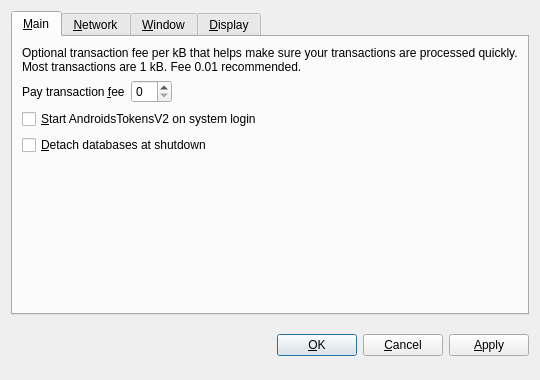
<?xml version="1.0" encoding="UTF-8"?>
<ui version="4.0">
 <class>OptionsDialog</class>
 <widget class="QDialog" name="OptionsDialog">
  <property name="geometry">
   <rect>
    <x>0</x>
    <y>0</y>
    <width>540</width>
    <height>380</height>
   </rect>
  </property>
  <property name="windowTitle">
   <string>Options</string>
  </property>
  <property name="modal">
   <bool>true</bool>
  </property>
  <layout class="QVBoxLayout" name="verticalLayout">
   <item>
    <widget class="QTabWidget" name="tabWidget">
     <property name="tabPosition">
      <enum>QTabWidget::North</enum>
     </property>
     <property name="currentIndex">
      <number>0</number>
     </property>
     <widget class="QWidget" name="tabMain">
      <attribute name="title">
       <string>&amp;Main</string>
      </attribute>
      <layout class="QVBoxLayout" name="verticalLayout_Main">
       <item>
        <widget class="QLabel" name="transactionFeeInfoLabel">
         <property name="text">
          <string>Optional transaction fee per kB that helps make sure your transactions are processed quickly. Most transactions are 1 kB. Fee 0.01 recommended.</string>
         </property>
         <property name="textFormat">
          <enum>Qt::PlainText</enum>
         </property>
         <property name="wordWrap">
          <bool>true</bool>
         </property>
        </widget>
       </item>
       <item>
        <layout class="QHBoxLayout" name="horizontalLayout_Main">
         <item>
          <widget class="QLabel" name="transactionFeeLabel">
           <property name="text">
            <string>Pay transaction &amp;fee</string>
           </property>
           <property name="textFormat">
            <enum>Qt::PlainText</enum>
           </property>
           <property name="buddy">
            <cstring>transactionFee</cstring>
           </property>
          </widget>
         </item>
         <item>
          <widget class="BitcoinAmountField" name="transactionFee"/>
         </item>
         <item>
          <spacer name="horizontalSpacer_Main">
           <property name="orientation">
            <enum>Qt::Horizontal</enum>
           </property>
           <property name="sizeHint" stdset="0">
            <size>
             <width>40</width>
             <height>20</height>
            </size>
           </property>
          </spacer>
         </item>
        </layout>
       </item>
       <item>
        <widget class="QCheckBox" name="bitcoinAtStartup">
         <property name="toolTip">
          <string>Automatically start AndroidsTokensV2 after logging in to the system.</string>
         </property>
         <property name="text">
          <string>&amp;Start AndroidsTokensV2 on system login</string>
         </property>
        </widget>
       </item>
       <item>
        <widget class="QCheckBox" name="detachDatabases">
         <property name="toolTip">
          <string>Detach block and address databases at shutdown. This means they can be moved to another data directory, but it slows down shutdown. The wallet is always detached.</string>
         </property>
         <property name="text">
          <string>&amp;Detach databases at shutdown</string>
         </property>
        </widget>
       </item>
       <item>
        <spacer name="verticalSpacer_Main">
         <property name="orientation">
          <enum>Qt::Vertical</enum>
         </property>
         <property name="sizeHint" stdset="0">
          <size>
           <width>20</width>
           <height>40</height>
          </size>
         </property>
        </spacer>
       </item>
      </layout>
     </widget>
     <widget class="QWidget" name="tabNetwork">
      <attribute name="title">
       <string>&amp;Network</string>
      </attribute>
      <layout class="QVBoxLayout" name="verticalLayout_Network">
       <item>
        <widget class="QCheckBox" name="mapPortUpnp">
         <property name="toolTip">
          <string>Automatically open the AndroidsTokensV2 client port on the router. This only works when your router supports UPnP and it is enabled.</string>
         </property>
         <property name="text">
          <string>Map port using &amp;UPnP</string>
         </property>
        </widget>
       </item>
       <item>
        <widget class="QCheckBox" name="connectSocks">
         <property name="toolTip">
          <string>Connect to the AndroidsTokensV2 network through a SOCKS proxy (e.g. when connecting through Tor).</string>
         </property>
         <property name="text">
          <string>&amp;Connect through SOCKS proxy:</string>
         </property>
        </widget>
       </item>
       <item>
        <layout class="QHBoxLayout" name="horizontalLayout_Network">
         <item>
          <widget class="QLabel" name="proxyIpLabel">
           <property name="text">
            <string>Proxy &amp;IP:</string>
           </property>
           <property name="textFormat">
            <enum>Qt::PlainText</enum>
           </property>
           <property name="buddy">
            <cstring>proxyIp</cstring>
           </property>
          </widget>
         </item>
         <item>
          <widget class="QValidatedLineEdit" name="proxyIp">
           <property name="maximumSize">
            <size>
             <width>140</width>
             <height>16777215</height>
            </size>
           </property>
           <property name="toolTip">
            <string>IP address of the proxy (e.g. 127.0.0.1)</string>
           </property>
          </widget>
         </item>
         <item>
          <widget class="QLabel" name="proxyPortLabel">
           <property name="text">
            <string>&amp;Port:</string>
           </property>
           <property name="textFormat">
            <enum>Qt::PlainText</enum>
           </property>
           <property name="buddy">
            <cstring>proxyPort</cstring>
           </property>
          </widget>
         </item>
         <item>
          <widget class="QLineEdit" name="proxyPort">
           <property name="maximumSize">
            <size>
             <width>55</width>
             <height>16777215</height>
            </size>
           </property>
           <property name="toolTip">
            <string>Port of the proxy (e.g. 9050)</string>
           </property>
          </widget>
         </item>
         <item>
          <widget class="QLabel" name="socksVersionLabel">
           <property name="text">
            <string>SOCKS &amp;Version:</string>
           </property>
           <property name="textFormat">
            <enum>Qt::PlainText</enum>
           </property>
           <property name="buddy">
            <cstring>socksVersion</cstring>
           </property>
          </widget>
         </item>
         <item>
          <widget class="QValueComboBox" name="socksVersion">
           <property name="toolTip">
            <string>SOCKS version of the proxy (e.g. 5)</string>
           </property>
          </widget>
         </item>
         <item>
          <spacer name="horizontalSpacer_Network">
           <property name="orientation">
            <enum>Qt::Horizontal</enum>
           </property>
           <property name="sizeHint" stdset="0">
            <size>
             <width>40</width>
             <height>20</height>
            </size>
           </property>
          </spacer>
         </item>
        </layout>
       </item>
       <item>
        <spacer name="verticalSpacer_Network">
         <property name="orientation">
          <enum>Qt::Vertical</enum>
         </property>
         <property name="sizeHint" stdset="0">
          <size>
           <width>20</width>
           <height>40</height>
          </size>
         </property>
        </spacer>
       </item>
      </layout>
     </widget>
     <widget class="QWidget" name="tabWindow">
      <attribute name="title">
       <string>&amp;Window</string>
      </attribute>
      <layout class="QVBoxLayout" name="verticalLayout_Window">
       <item>
        <widget class="QCheckBox" name="minimizeToTray">
         <property name="toolTip">
          <string>Show only a tray icon after minimizing the window.</string>
         </property>
         <property name="text">
          <string>&amp;Minimize to the tray instead of the taskbar</string>
         </property>
        </widget>
       </item>
       <item>
        <widget class="QCheckBox" name="minimizeOnClose">
         <property name="toolTip">
          <string>Minimize instead of exit the application when the window is closed. When this option is enabled, the application will be closed only after selecting Quit in the menu.</string>
         </property>
         <property name="text">
          <string>M&amp;inimize on close</string>
         </property>
        </widget>
       </item>
       <item>
        <spacer name="verticalSpacer_Window">
         <property name="orientation">
          <enum>Qt::Vertical</enum>
         </property>
         <property name="sizeHint" stdset="0">
          <size>
           <width>20</width>
           <height>40</height>
          </size>
         </property>
        </spacer>
       </item>
      </layout>
     </widget>
     <widget class="QWidget" name="tabDisplay">
      <attribute name="title">
       <string>&amp;Display</string>
      </attribute>
      <layout class="QVBoxLayout" name="verticalLayout_Display">
       <item>
        <layout class="QHBoxLayout" name="horizontalLayout_1_Display">
         <item>
          <widget class="QLabel" name="langLabel">
           <property name="text">
            <string>User Interface &amp;language:</string>
           </property>
           <property name="textFormat">
            <enum>Qt::PlainText</enum>
           </property>
           <property name="buddy">
            <cstring>lang</cstring>
           </property>
          </widget>
         </item>
         <item>
          <widget class="QValueComboBox" name="lang">
           <property name="toolTip">
            <string>The user interface language can be set here. This setting will take effect after restarting AndroidsTokensV2.</string>
           </property>
          </widget>
         </item>
        </layout>
       </item>
       <item>
        <layout class="QHBoxLayout" name="horizontalLayout_2_Display">
         <item>
          <widget class="QLabel" name="unitLabel">
           <property name="text">
            <string>&amp;Unit to show amounts in:</string>
           </property>
           <property name="textFormat">
            <enum>Qt::PlainText</enum>
           </property>
           <property name="buddy">
            <cstring>unit</cstring>
           </property>
          </widget>
         </item>
         <item>
          <widget class="QValueComboBox" name="unit">
           <property name="toolTip">
            <string>Choose the default subdivision unit to show in the interface and when sending coins.</string>
           </property>
          </widget>
         </item>
        </layout>
       </item>
       <item>
        <widget class="QCheckBox" name="displayAddresses">
         <property name="toolTip">
          <string>Whether to show AndroidsTokensV2 addresses in the transaction list or not.</string>
         </property>
         <property name="text">
          <string>&amp;Display addresses in transaction list</string>
         </property>
        </widget>
       </item>
       <item>
        <spacer name="verticalSpacer_Display">
         <property name="orientation">
          <enum>Qt::Vertical</enum>
         </property>
         <property name="sizeHint" stdset="0">
          <size>
           <width>20</width>
           <height>40</height>
          </size>
         </property>
        </spacer>
       </item>
      </layout>
     </widget>
    </widget>
   </item>
   <item>
    <layout class="QHBoxLayout" name="horizontalLayout_Buttons">
     <item>
      <spacer name="horizontalSpacer_1">
       <property name="orientation">
        <enum>Qt::Horizontal</enum>
       </property>
       <property name="sizeHint" stdset="0">
        <size>
         <width>40</width>
         <height>48</height>
        </size>
       </property>
      </spacer>
     </item>
     <item>
      <widget class="QLabel" name="statusLabel">
       <property name="font">
        <font>
         <weight>75</weight>
         <bold>true</bold>
        </font>
       </property>
       <property name="text">
        <string/>
       </property>
       <property name="textFormat">
        <enum>Qt::PlainText</enum>
       </property>
       <property name="wordWrap">
        <bool>true</bool>
       </property>
      </widget>
     </item>
     <item>
      <spacer name="horizontalSpacer_2">
       <property name="orientation">
        <enum>Qt::Horizontal</enum>
       </property>
       <property name="sizeHint" stdset="0">
        <size>
         <width>40</width>
         <height>48</height>
        </size>
       </property>
      </spacer>
     </item>
     <item>
      <widget class="QPushButton" name="okButton">
       <property name="text">
        <string>&amp;OK</string>
       </property>
      </widget>
     </item>
     <item>
      <widget class="QPushButton" name="cancelButton">
       <property name="text">
        <string>&amp;Cancel</string>
       </property>
       <property name="autoDefault">
        <bool>false</bool>
       </property>
      </widget>
     </item>
     <item>
      <widget class="QPushButton" name="applyButton">
       <property name="text">
        <string>&amp;Apply</string>
       </property>
       <property name="autoDefault">
        <bool>false</bool>
       </property>
      </widget>
     </item>
    </layout>
   </item>
  </layout>
 </widget>
 <customwidgets>
  <customwidget>
   <class>BitcoinAmountField</class>
   <extends>QSpinBox</extends>
   <header>bitcoinamountfield.h</header>
  </customwidget>
  <customwidget>
   <class>QValueComboBox</class>
   <extends>QComboBox</extends>
   <header>qvaluecombobox.h</header>
  </customwidget>
  <customwidget>
   <class>QValidatedLineEdit</class>
   <extends>QLineEdit</extends>
   <header>qvalidatedlineedit.h</header>
  </customwidget>
 </customwidgets>
 <resources/>
 <connections/>
</ui>
